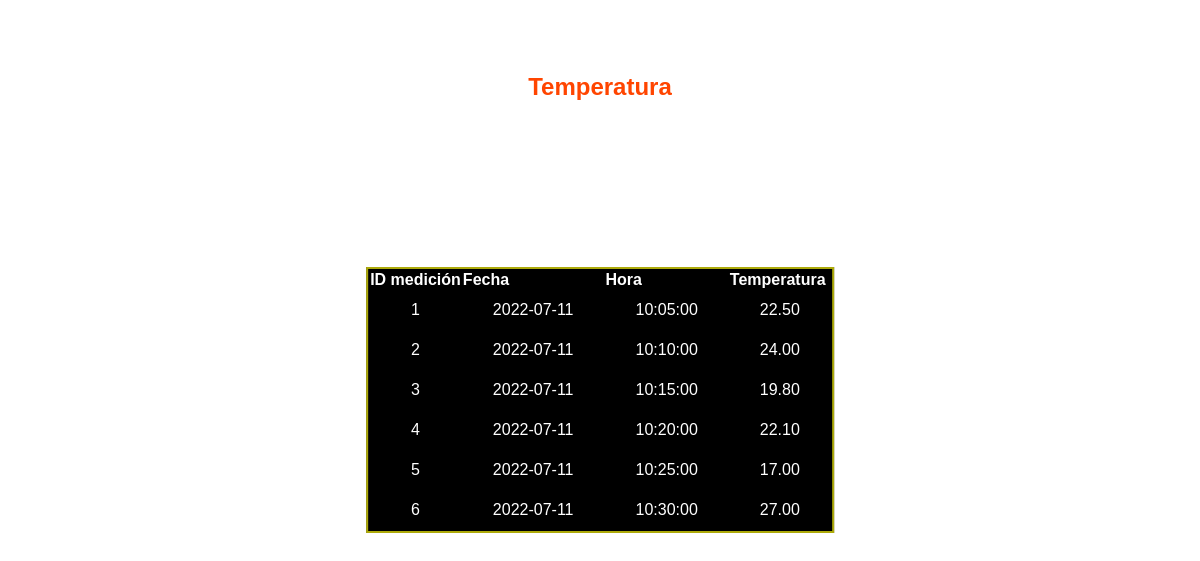
The page /temperaturas/kit_temperaturas.php on the database its author committed.
### tables this page shows
CREATE TABLE temperaturas (
  id_medicion integer,
  fecha date,
  hora time,
  temperatura numeric(6,2),
  primary key(id_medicion)
);

### temperaturas/kit_temperaturas.php (the view, shortened to what this page needs)
<?php
include("conexion_general.php");
$consulta = "SELECT * FROM temperaturas";
?>
<!DOCTYPE html>
<html lang="es">
<head>
    <link rel="stylesheet" href="index.css">
</head>
    <body>
        <div id="temperaturas">
        <br><h1>Kit temperatura</h1>
        <br><h2>Temperatura</h2>
        <table>
            <tr>
                <center><th>ID medición</th></center>
                <center><th>Fecha</th></center>
                <center><th>Hora</th></center>
                <center><th>Temperatura</th></center>
            </tr>
            <?php
            $datos = mysqli_query ($conn,$consulta);
            while ($fila=mysqli_fetch_array($datos)){
                echo "<tr>";
                echo "<td>";
                    echo $fila["id_medicion"];
                echo "</td>";
                echo "<td>";
                    echo $fila["fecha"];
                echo "</td>";
                echo "<td>";
                    echo $fila["hora"];
                echo "</td>";
                echo "<td>";
                    echo $fila["temperatura"];
                echo "</td>";
                echo "</tr>";
            }
            ?>
        </table>
        </div>
    </body>
</html>

### temperaturas/index.css (style rules this page uses)
* { padding: 0; margin: 0; box-sizing: border-box; }
body { margin: 0; padding: 0; background-image: url("https://cdn.discordapp.com/attachments/959570367675002905/969063125443821598/fondo.png"); background-size: cover; font-family: sans-serif; color:white; text-align: center; }
table { margin:0; border: 2px solid #e9e50ebe; background-color: #000000; top: 50%; left: 50%; position: absolute; transform: translate(-50%,-50%); }
td { padding: 10px 30px; }
th { text-align: left; }
h2 { color: orangered; }

### rows shown on the page
temperaturas: id_medicion "1", fecha "2022-07-11", hora "10:05:00", temperatura "22.50"
temperaturas: id_medicion "2", fecha "2022-07-11", hora "10:10:00", temperatura "24.00"
temperaturas: id_medicion "3", fecha "2022-07-11", hora "10:15:00", temperatura "19.80"
temperaturas: id_medicion "4", fecha "2022-07-11", hora "10:20:00", temperatura "22.10"
temperaturas: id_medicion "5", fecha "2022-07-11", hora "10:25:00", temperatura "17.00"
temperaturas: id_medicion "6", fecha "2022-07-11", hora "10:30:00", temperatura "27.00"
